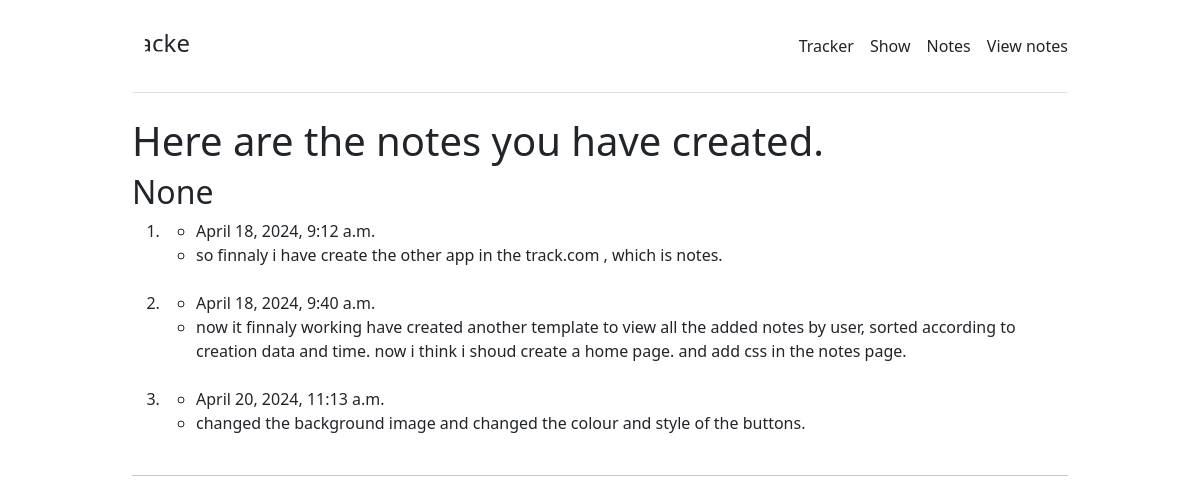
/notes/show_notes/, run on the app's committed database.
### notes/models.py (models this page shows)
class AddShow(models.Model):
    created_at = models.DateTimeField(auto_now_add=True)
    updated_at = models.DateTimeField(auto_now=True)
    note = models.TextField(max_length=1000)
    def __str__(self):
        return f"{self.note}"

### notes/views.py (the view)
# urls.py: path('show_notes/',views.show_notes_view,name='show_notes')
def show_notes_view(request):
    all_notes = models.AddShow.objects.all()
    context = {'all_notes':all_notes}
    return render(request,'notes/show_notes.html',context=context)

### notes/templates/notes/show_notes.html
{% extends "base.html" %}
{% block content %}
<h1>Here are the notes you have created.</h1>
{% regroup all_notes by date as notes_list %}
{% for created_at in notes_list %}
    <h2>{{ created_at.grouper }}</h2>
    <ol>
    {% for notes in created_at.list %}
        <li>
            <ul>
                <li>{{ notes.created_at }}</li>
                <li>{{ notes }}</li>
                <br>
            </ul>
        </li>
    {% endfor %}
    </ol>
    <hr>
{% endfor %}
{% endblock %}

### templates/base.html (shortened to what this page needs)
<!doctype html>
{% load static %}
<html lang="en">
  <head>
<link rel="stylesheet" href="{% static 'assets/dist/css/bootstrap.min.css' %}">
    <link rel="stylesheet" href="{% static 'pricing.css' %}">
  </head>
  <body>
<div class="container py-3">
  <header>
    <div class="d-flex flex-column flex-md-row align-items-center pb-3 mb-4 border-bottom">
      <a href="/" class="d-flex align-items-center text-dark text-decoration-none">
        <div class="avatar me-2">
            <img src="https://cdn.dribbble.com/userupload/8487101/file/original-ff8fbd8f631da7539e9d0d86d695279b.jpeg?resize=400x300&vertical=center" alt="Tracker.com">
        </div>
      </a>
      <nav class="d-inline-flex mt-2 mt-md-0 ms-md-auto">
        <a class="me-3 py-2 text-dark text-decoration-none" href="{% url 'tracker:home' %}">Tracker</a>
        <a class="me-3 py-2 text-dark text-decoration-none" href="{% url 'tracker:show' %}">Show</a>
        <a class="me-3 py-2 text-dark text-decoration-none" href="{% url 'notes:add' %}">Notes</a>
        <a class="py-2 text-dark text-decoration-none" href="{% url 'notes:show_notes' %}">View notes</a>
      </nav>
    </div>
  </header>
  {%block content%}
  {% endblock %}
</div>
  </body>
</html>

### static/pricing.css (style rules this page uses)
body { background-image: linear-gradient(180deg, #eee, #fff 100px, #fff); }
.container { max-width: 960px; }

### templates/base.html (style rules this page uses)
html,body { background-image: url("https://t4.ftcdn.net/jpg/02/75/28/95/360_F_275289557_YptaQZDnGnDkcgm8b792ItXOqvvkTQAr.jpg") !important; background-size: 100% 100%; background-repeat: no-repeat; background-position: center; background-attachment: fixed; }
.avatar { width: 60px; height: 60px; border-radius: 50%; overflow: hidden; position: relative; }
.avatar img { width: 100%; height: 100%; object-fit: cover; position: absolute; top: 50%; left: 50%; transform: translate(-50%, -50%) scale(1.5); clip-path: polygon(28% 0%, 100% 0%, 100% 100%, 28% 100%, 28% 80%, 50% 80%, 50% 56%, 31% 56%, 31% 0%); }

### data on the page
AddShow: created_at "April 18, 2024, 9:12 a.m.", note "so finnaly i have create the other app in the track.com , which is notes."
AddShow: created_at "April 18, 2024, 9:40 a.m.", note "now it finnaly working have created another template to view all the added notes by user, sorted according to creation data and time. now i think i shoud create a home page. and add css in the notes page."
AddShow: created_at "April 20, 2024, 11:13 a.m.", note "changed the background image and changed the colour and style of the buttons."

### other printed values
{{ created_at.grouper }} "None"
